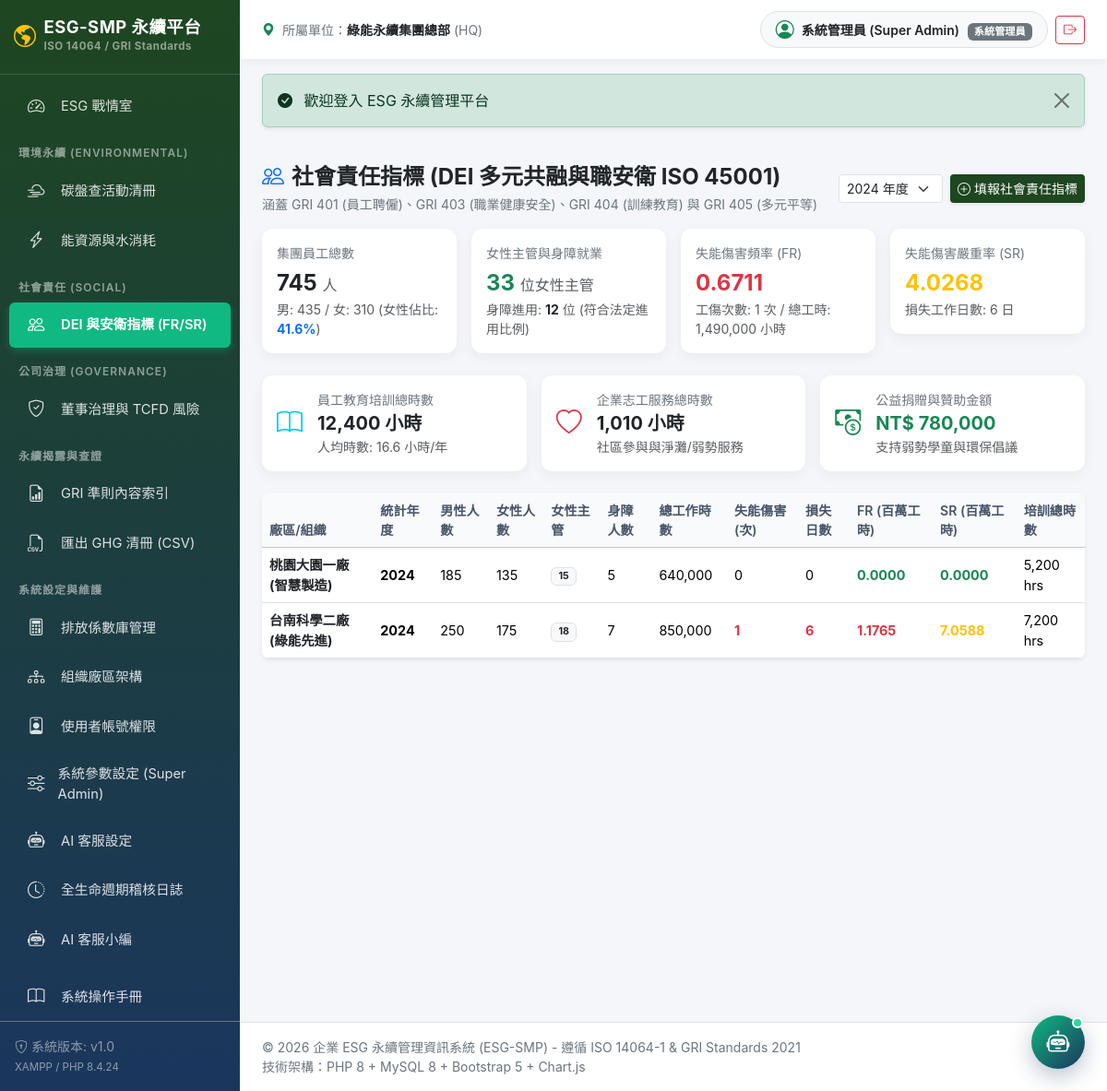
The app's page /index.php?route=social (signed in) with its own data.
### tables this page shows
CREATE TABLE `sys_org_units` (
  `id` int(10) unsigned NOT NULL AUTO_INCREMENT COMMENT '組織唯一識別碼',
  `parent_id` int(10) unsigned DEFAULT NULL COMMENT '上級組織單位 ID (根節點為 NULL)',
  `unit_code` varchar(50) NOT NULL COMMENT '組織代碼 (如 HQ, TAIWAN-P1, DEPT-GA)',
  `unit_name` varchar(100) NOT NULL COMMENT '組織名稱 (如 台北總部, 桃園一廠, 總務部)',
  `unit_type` enum('group','company','plant','dept') NOT NULL DEFAULT 'dept' COMMENT '層級類型',
  `country` varchar(50) NOT NULL DEFAULT 'Taiwan' COMMENT '所在國家/地區',
  `address` varchar(255) DEFAULT NULL COMMENT '實體廠址或地址',
  `is_active` tinyint(1) NOT NULL DEFAULT 1 COMMENT '是否啟用 (1: 啟用, 0: 停用)',
  `created_at` datetime NOT NULL DEFAULT current_timestamp() COMMENT '建立時間',
  `updated_at` datetime NOT NULL DEFAULT current_timestamp() ON UPDATE current_timestamp() COMMENT '更新時間',
  PRIMARY KEY (`id`),
  UNIQUE KEY `unit_code` (`unit_code`),
  KEY `fk_org_parent` (`parent_id`),
  CONSTRAINT `fk_org_parent` FOREIGN KEY (`parent_id`) REFERENCES `sys_org_units` (`id`) ON DELETE SET NULL
);

CREATE TABLE `esg_social_metrics` (
  `id` bigint(20) unsigned NOT NULL AUTO_INCREMENT,
  `org_unit_id` int(10) unsigned NOT NULL,
  `period_year` smallint(6) NOT NULL,
  `male_employees` int(10) unsigned NOT NULL DEFAULT 0 COMMENT '男性員工數',
  `female_employees` int(10) unsigned NOT NULL DEFAULT 0 COMMENT '女性員工數',
  `disabled_employees` int(10) unsigned NOT NULL DEFAULT 0 COMMENT '身障員工人數',
  `female_managers` int(10) unsigned NOT NULL DEFAULT 0 COMMENT '女性主管人數',
  `total_work_hours` decimal(14,2) NOT NULL DEFAULT 0.00 COMMENT '總工作時數',
  `disabling_injury_count` int(10) unsigned NOT NULL DEFAULT 0 COMMENT '失能傷害次數',
  `lost_days_count` int(10) unsigned NOT NULL DEFAULT 0 COMMENT '損失工作日數',
  `fr_value` decimal(8,4) NOT NULL DEFAULT 0.0000 COMMENT '失能傷害頻率 (FR)',
  `sr_value` decimal(8,4) NOT NULL DEFAULT 0.0000 COMMENT '失能傷害嚴重率 (SR)',
  `training_hours_total` decimal(10,2) NOT NULL DEFAULT 0.00 COMMENT '員工培訓總時數',
  `volunteer_hours` decimal(10,2) NOT NULL DEFAULT 0.00 COMMENT '志工服務總時數',
  `donation_amount_ntd` decimal(14,2) NOT NULL DEFAULT 0.00 COMMENT '公益捐贈金額 (NTD)',
  `created_at` datetime NOT NULL DEFAULT current_timestamp(),
  PRIMARY KEY (`id`),
  UNIQUE KEY `uk_soc_org_year` (`org_unit_id`,`period_year`),
  CONSTRAINT `fk_soc_org` FOREIGN KEY (`org_unit_id`) REFERENCES `sys_org_units` (`id`)
);

### app/Controllers/SocialController.php (called while the page is built, shortened)
<?php
require_once __DIR__ . '/../Auth.php';
require_once __DIR__ . '/../Database.php';
class SocialController {
    public function index() {
        $pdo = Database::getConnection();
        $year = isset($_GET['year']) && $_GET['year'] !== '' ? (int)$_GET['year'] : 2024;
        $sql = "
            SELECT s.*, o.unit_name, o.unit_code
            FROM esg_social_metrics s
            JOIN sys_org_units o ON s.org_unit_id = o.id
            WHERE 1=1
        ";
        $params = [];
        if ($year) {
            $sql .= " AND s.period_year = ?";
            $params[] = $year;
        }
        $sql .= " ORDER BY s.period_year DESC, s.org_unit_id ASC";
        $stmt = $pdo->prepare($sql);
        $stmt->execute($params);
        $records = $stmt->fetchAll();
        $summary = [
            'total_emp' => 0,
            'male_emp' => 0,
            'female_emp' => 0,
            'female_emp_ratio' => 0.0,
            'female_mgr' => 0,
            'disabled_emp' => 0,
            'work_hours' => 0.0,
            'injuries' => 0,
            'lost_days' => 0,
            'overall_fr' => 0.0,
            'overall_sr' => 0.0,
            'training_hours' => 0.0,
            'volunteer_hours' => 0.0,
            'donation' => 0.0
        ];
        foreach ($records as $r) {
            $summary['male_emp'] += (int)$r['male_employees'];
            $summary['female_emp'] += (int)$r['female_employees'];
            $summary['female_mgr'] += (int)$r['female_managers'];
            $summary['disabled_emp'] += (int)$r['disabled_employees'];
            $summary['work_hours'] += (float)$r['total_work_hours'];
            $summary['injuries'] += (int)$r['disabling_injury_count'];
            $summary['lost_days'] += (int)$r['lost_days_count'];
            $summary['training_hours'] += (float)$r['training_hours_total'];
            $summary['volunteer_hours'] += (float)$r['volunteer_hours'];
            $summary['donation'] += (float)$r['donation_amount_ntd'];
        }
        $summary['total_emp'] = $summary['male_emp'] + $summary['female_emp'];
        if ($summary['total_emp'] > 0) {
            $summary['female_emp_ratio'] = round(($summary['female_emp'] / $summary['total_emp']) * 100, 1);
        }
        if ($summary['work_hours'] > 0) {
            $summary['overall_fr'] = round(($summary['injuries'] * 1000000) / $summary['work_hours'], 4);
            $summary['overall_sr'] = round(($summary['lost_days'] * 1000000) / $summary['work_hours'], 4);
        }
        $orgs = $pdo->query("SELECT id, unit_name, unit_code FROM sys_org_units WHERE is_active = 1 ORDER BY id")->fetchAll();
        require __DIR__ . '/../../views/social/index.php';
    }
}

### app/Auth.php (called while the page is built, shortened)
<?php
require_once __DIR__ . '/Database.php';
class Auth {
    public static function check(): bool {
        return !empty($_SESSION['user_id']);
    }
    public static function user(): ?array {
        return $_SESSION['user'] ?? null;
    }
    public static function role(): ?string {
        return $_SESSION['user']['role_code'] ?? null;
    }
    public static function can(string $permission): bool {
        $role = self::role();
        if ($role === 'admin') return true;
    }
}

### app/Database.php (called while the page is built, shortened)
<?php
class CustomPDO extends PDO {
    public function prepare($statement, $options = []) {
        return parent::prepare($statement, $options);
    }
    public function query($statement, ...$args) {
        return parent::query($statement, ...$args);
    }
}

### config/app.php (called while the page is built, shortened)
<?php
function e($string) {
    return htmlspecialchars((string)$string, ENT_QUOTES, 'UTF-8');
}
function get_flash() {
    if (isset($_SESSION['flash'])) {
        $flash = $_SESSION['flash'];
        return $flash;
    }
    return null;
}

### views/social/index.php (the view, shortened to what this page needs)
<?php
require __DIR__ . '/../layout/header.php';
?>
<div class="d-flex justify-content-between align-items-center mb-3 flex-wrap gap-2">
    <div>
        <h4 class="fw-bold mb-1 text-dark">
            <i class="bi bi-people text-primary me-2"></i>社會責任指標 (DEI 多元共融與職安衛 ISO 45001)
        </h4>
        <div class="text-secondary small">
            涵蓋 GRI 401 (員工聘僱)、GRI 403 (職業健康安全)、GRI 404 (訓練教育) 與 GRI 405 (多元平等)
        </div>
    </div>
    <div class="d-flex gap-2">
        <form method="GET" action="index.php" class="d-flex align-items-center gap-2">
            <select name="year" class="form-select form-select-sm" onchange="this.form.submit()">
                <option value="2024" <?= $year == 2024 ? 'selected' : '' ?>>2024 年度</option>
            </select>
        </form>
        <?php if (Auth::can('manage_metrics')): ?>
            <button type="button" class="btn btn-success btn-sm shadow-sm" style="background-color: var(--esg-green); border: none;" data-bs-toggle="modal" data-bs-target="#socialModal">
                <i class="bi bi-plus-circle me-1"></i>填報社會責任指標
            </button>
        <?php endif; ?>
    </div>
</div>
<div class="row g-3 mb-4">
    <div class="col-md-3 col-6">
        <div class="card card-kpi p-3">
            <div class="text-secondary small">集團員工總數</div>
            <div class="fs-4 fw-bold text-dark mt-1">
                <?= number_format($summary['total_emp']) ?> <span class="fs-6 fw-normal text-muted">人</span>
            </div>
            <div class="text-muted small">
                男: <?= $summary['male_emp'] ?> / 女: <?= $summary['female_emp'] ?> (女性佔比: <strong class="text-primary"><?= $summary['female_emp_ratio'] ?>%</strong>)
            </div>
        </div>
    </div>
    <div class="col-md-3 col-6">
        <div class="card card-kpi p-3">
            <div class="text-secondary small">女性主管與身障就業</div>
            <div class="fs-4 fw-bold text-success mt-1">
                <?= $summary['female_mgr'] ?> <span class="fs-6 fw-normal text-muted">位女性主管</span>
            </div>
            <div class="text-muted small">
                身障進用: <strong class="text-dark"><?= $summary['disabled_emp'] ?></strong> 位 (符合法定進用比例)
            </div>
        </div>
    </div>
    <div class="col-md-3 col-6">
        <div class="card card-kpi p-3">
            <div class="text-secondary small">失能傷害頻率 (FR)</div>
            <div class="fs-4 fw-bold <?= $summary['overall_fr'] == 0 ? 'text-success' : 'text-danger' ?> mt-1">
                <?= $summary['overall_fr'] ?>
            </div>
            <div class="text-muted small">
                工傷次數: <?= $summary['injuries'] ?> 次 / 總工時: <?= number_format($summary['work_hours']) ?> 小時
            </div>
        </div>
    </div>
    <div class="col-md-3 col-6">
        <div class="card card-kpi p-3">
            <div class="text-secondary small">失能傷害嚴重率 (SR)</div>
            <div class="fs-4 fw-bold <?= $summary['overall_sr'] == 0 ? 'text-success' : 'text-warning' ?> mt-1">
                <?= $summary['overall_sr'] ?>
            </div>
            <div class="text-muted small">
                損失工作日數: <?= $summary['lost_days'] ?> 日
            </div>
        </div>
    </div>
</div>
<div class="row g-3 mb-4">
    <div class="col-md-4">
        <div class="card card-kpi p-3">
            <div class="d-flex align-items-center">
                <i class="bi bi-book fs-3 text-info me-3"></i>
                <div>
                    <div class="text-secondary small">員工教育培訓總時數</div>
                    <div class="fs-5 fw-bold text-dark"><?= number_format($summary['training_hours']) ?> 小時</div>
                    <div class="text-muted small">人均時數: <?= $summary['total_emp'] > 0 ? round($summary['training_hours'] / $summary['total_emp'], 1) : 0 ?> 小時/年</div>
                </div>
            </div>
        </div>
    </div>
    <div class="col-md-4">
        <div class="card card-kpi p-3">
            <div class="d-flex align-items-center">
                <i class="bi bi-heart fs-3 text-danger me-3"></i>
                <div>
                    <div class="text-secondary small">企業志工服務總時數</div>
                    <div class="fs-5 fw-bold text-dark"><?= number_format($summary['volunteer_hours']) ?> 小時</div>
                    <div class="text-muted small">社區參與與淨灘/弱勢服務</div>
                </div>
            </div>
        </div>
    </div>
    <div class="col-md-4">
        <div class="card card-kpi p-3">
            <div class="d-flex align-items-center">
                <i class="bi bi-cash-coin fs-3 text-success me-3"></i>
                <div>
                    <div class="text-secondary small">公益捐贈與贊助金額</div>
                    <div class="fs-5 fw-bold text-success">NT$ <?= number_format($summary['donation']) ?></div>
                    <div class="text-muted small">支持弱勢學童與環保倡議</div>
                </div>
            </div>
        </div>
    </div>
</div>
<div class="card border-0 shadow-sm rounded-3 overflow-hidden">
    <div class="table-responsive">
        <table class="table table-hover align-middle mb-0">
            <thead class="table-light">
                <tr>
                    <th>廠區/組織</th>
                    <th>統計年度</th>
                    <th>男性人數</th>
                    <th>女性人數</th>
                    <th>女性主管</th>
                    <th>身障人數</th>
                    <th>總工作時數</th>
                    <th>失能傷害 (次)</th>
                    <th>損失日數</th>
                    <th>FR (百萬工時)</th>
                    <th>SR (百萬工時)</th>
                    <th>培訓總時數</th>
                </tr>
            </thead>
            <tbody>
                <?php if (empty($records)): ?>
                    <tr><td colspan="12" class="text-center py-4 text-muted">目前暫無該年度之社會指標數據</td></tr>
                <?php else: ?>
                    <?php foreach ($records as $r): ?>
                        <tr>
                            <td><strong class="text-dark"><?= e($r['unit_name']) ?></strong></td>
                            <td class="fw-bold"><?= $r['period_year'] ?></td>
                            <td><?= $r['male_employees'] ?></td>
                            <td><?= $r['female_employees'] ?></td>
                            <td><span class="badge bg-light text-dark border"><?= $r['female_managers'] ?></span></td>
                            <td><?= $r['disabled_employees'] ?></td>
                            <td><?= number_format($r['total_work_hours']) ?></td>
                            <td class="<?= $r['disabling_injury_count'] > 0 ? 'text-danger fw-bold' : '' ?>"><?= $r['disabling_injury_count'] ?></td>
                            <td class="<?= $r['lost_days_count'] > 0 ? 'text-danger fw-bold' : '' ?>"><?= $r['lost_days_count'] ?></td>
                            <td><strong class="<?= $r['fr_value'] > 0 ? 'text-danger' : 'text-success' ?>"><?= $r['fr_value'] ?></strong></td>
                            <td><strong class="<?= $r['sr_value'] > 0 ? 'text-warning' : 'text-success' ?>"><?= $r['sr_value'] ?></strong></td>
                            <td><?= number_format($r['training_hours_total']) ?> hrs</td>
                        </tr>
                    <?php endforeach; ?>
                <?php endif; ?>
            </tbody>
        </table>
    </div>
</div>
<?php require __DIR__ . '/../layout/footer.php'; ?>

### views/layout/header.php (shortened to what this page needs)
<?php
require_once __DIR__ . '/../../config/app.php';
require_once __DIR__ . '/../../app/Auth.php';
$user = Auth::user();
$currentRoute = $_GET['route'] ?? 'dashboard';
$flash = get_flash();
?>
<!DOCTYPE html>
<html lang="zh-TW">
<head>
    <link href="https://cdn.jsdelivr.net/npm/bootstrap@5.3.3/dist/css/bootstrap.min.css" rel="stylesheet">
    <link href="https://cdn.jsdelivr.net/npm/bootstrap-icons@1.11.3/font/bootstrap-icons.min.css" rel="stylesheet">
    <link href="assets/css/style.css" rel="stylesheet">
    <?php if (Auth::check() && $currentRoute !== 'ai_assistant' && $currentRoute !== 'ai_settings'): ?><link href="assets/css/ai-widget.css" rel="stylesheet"><?php endif; ?>
</head>
<body>
<div class="d-flex" id="wrapper">
    <?php require __DIR__ . '/sidebar.php'; ?>
    <div id="content" class="d-flex flex-column">
        <nav class="top-navbar d-flex justify-content-between align-items-center">
            <div class="d-flex align-items-center">
                <div class="text-secondary small d-none d-sm-block">
                    <i class="bi bi-geo-alt-fill text-success me-1"></i>
                    所屬單位：<strong class="text-dark"><?= e($user['unit_name'] ?? '總部') ?></strong> (<?= e($user['unit_code'] ?? 'HQ') ?>)
                </div>
            </div>
            <div class="d-flex align-items-center gap-2">
                <div class="d-flex align-items-center bg-light px-3 py-1 rounded-pill border">
                    <i class="bi bi-person-circle fs-5 text-success me-2"></i>
                    <div>
                        <span class="fw-semibold text-dark small"><?= e($user['full_name'] ?? '使用者') ?></span>
                        <span class="badge bg-secondary ms-1 small" style="font-size: 0.7rem;"><?= e($user['role_name'] ?? '訪客') ?></span>
                    </div>
                </div>
                <form method="POST" action="index.php?route=logout" class="d-inline">
                    <button type="submit" class="btn btn-outline-danger btn-sm" title="登出系統"><i class="bi bi-box-arrow-right"></i></button>
                </form>
            </div>
        </nav>
        <?php if ($flash): ?>
            <div class="container-fluid px-4 pt-3">
                <div class="alert alert-<?= e($flash['type']) ?> alert-dismissible fade show shadow-sm" role="alert">
                    <i class="bi <?= $flash['type'] === 'success' ? 'bi-check-circle-fill' : ($flash['type'] === 'danger' ? 'bi-exclamation-octagon-fill' : 'bi-info-circle-fill') ?> me-2"></i>
                    <?= e($flash['message']) ?>
                    <button type="button" class="btn-close" data-bs-dismiss="alert" aria-label="Close"></button>
                </div>
            </div>
        <?php endif; ?>
        <main class="container-fluid px-4 py-4 flex-grow-1">

### records on screen
sys_org_units: unit_name "綠能永續集團總部", unit_code "HQ"
esg_social_metrics: org_unit.unit_name "桃園大園一廠 (智慧製造)", period_year "2024", male_employees "185", female_employees "135", female_managers "15", disabled_employees "5", total_work_hours "640,000", disabling_injury_count "0", lost_days_count "0", fr_value "0.0000", sr_value "0.0000", training_hours_total "5,200"
esg_social_metrics: org_unit.unit_name "台南科學二廠 (綠能先進)", period_year "2024", male_employees "250", female_employees "175", female_managers "18", disabled_employees "7", total_work_hours "850,000", disabling_injury_count "1", lost_days_count "6", fr_value "1.1765", sr_value "7.0588", training_hours_total "7,200"

### other values on screen
APP_VERSION "v1.0"
PHP_VERSION "8.4.24"
$user['full_name'] "系統管理員 (Super Admin)"
$user['role_name'] "系統管理員"
$flash['message'] "歡迎登入 ESG 永續管理平台"
$summary['total_emp'] "745"
$summary['male_emp'] "435"
$summary['female_emp'] "310"
$summary['female_emp_ratio'] "41.6"
$summary['female_mgr'] "33"
$summary['disabled_emp'] "12"
$summary['overall_fr'] "0.6711"
$summary['injuries'] "1"
$summary['work_hours'] "1,490,000"
$summary['overall_sr'] "4.0268"
